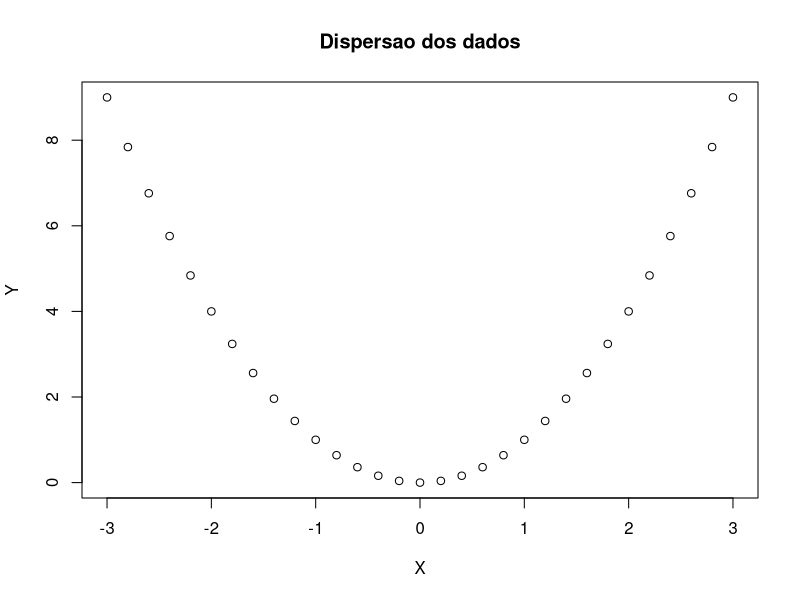

Reproduce this figure in R.
X <- c(-3.0, -2.8, -2.6, -2.4, -2.2, -2.0, -1.8, -1.6, -1.4, -1.2, -1.0, -0.8, -0.6, -0.4, -0.2, 0.0,
       0.2, 0.4, 0.6, 0.8, 1.0, 1.2, 1.4, 1.6, 1.8, 2.0, 2.2, 2.4, 2.6, 2.8, 3.0)

Y <- c(9.00, 7.84, 6.76, 5.76, 4.84, 4.00, 3.24, 2.56, 1.96, 1.44, 1.00, 0.64, 0.36, 0.16, 0.04, 0.00,
       0.04, 0.16, 0.36, 0.64, 1.00, 1.44, 1.96, 2.56, 3.24, 4.00, 4.84, 5.76, 6.76, 7.84, 9.00)
plot(X, Y, main = "Dispersao dos dados")
cor(X, Y)
